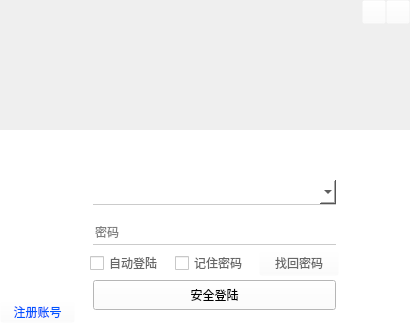
<?xml version="1.0" encoding="UTF-8"?>
<ui version="4.0">
 <class>Widget</class>
 <widget class="QWidget" name="Widget">
  <property name="geometry">
   <rect>
    <x>0</x>
    <y>0</y>
    <width>410</width>
    <height>330</height>
   </rect>
  </property>
  <property name="windowTitle">
   <string>Widget</string>
  </property>
  <widget class="QWidget" name="widget" native="true">
   <property name="geometry">
    <rect>
     <x>0</x>
     <y>130</y>
     <width>410</width>
     <height>200</height>
    </rect>
   </property>
   <property name="styleSheet">
    <string notr="true">background-color: rgba(255, 255, 255, 255);</string>
   </property>
   <widget class="QPushButton" name="PBregister">
    <property name="geometry">
     <rect>
      <x>0</x>
      <y>170</y>
      <width>75</width>
      <height>23</height>
     </rect>
    </property>
    <property name="toolTip">
     <string>点击注册账号</string>
    </property>
    <property name="styleSheet">
     <string notr="true">background-color: rgba(255, 255, 255, 0);
font: 9pt &quot;华文新魏&quot;;
color: rgb(0, 85, 255);</string>
    </property>
    <property name="text">
     <string>注册账号</string>
    </property>
   </widget>
   <widget class="QPushButton" name="PBLogin">
    <property name="geometry">
     <rect>
      <x>93</x>
      <y>150</y>
      <width>243</width>
      <height>30</height>
     </rect>
    </property>
    <property name="text">
     <string>安全登陆</string>
    </property>
   </widget>
   <widget class="QComboBox" name="cBusername">
    <property name="geometry">
     <rect>
      <x>93</x>
      <y>50</y>
      <width>243</width>
      <height>25</height>
     </rect>
    </property>
    <property name="styleSheet">
     <string notr="true">QComboBox{
font: 10pt &quot;Microsoft YaHei UI&quot;;
border-color: rgb(203, 203, 203);
border-style:solid;
border-top-width:0px;
border-right-width:0px;
border-bottom-width:1px;
border-left-width:0px;
}
QComboBox:hover{
border-color: rgb(0, 0, 0);
}
QComboBox:focus{
border-color: #03a9f4;  
box-shadow: 0 0 15px #03a9f4;
border-bottom-width:1.5px;
}
QComboBox::drop-down{
height:20px;
border-image: url(:/images/down.png);
}
QComboBox::drop-down:hover{
height:20px;
border-image: url(:/images/down-focus.png);
}</string>
    </property>
    <property name="editable">
     <bool>true</bool>
    </property>
   </widget>
   <widget class="QLineEdit" name="lEpassword">
    <property name="geometry">
     <rect>
      <x>93</x>
      <y>90</y>
      <width>243</width>
      <height>25</height>
     </rect>
    </property>
    <property name="styleSheet">
     <string notr="true">QLineEdit{
font: 10pt &quot;Microsoft YaHei UI&quot;;
border-color: rgb(203, 203, 203);
border-style:solid;
border-top-width:0px;
border-right-width:0px;
border-bottom-width:1px;
border-left-width:0px;
}
QLineEdit:hover{
	border-color: rgb(0, 0, 0);
}
QLineEdit:focus{
border-color: #03a9f4;  
box-shadow: 0 0 15px #03a9f4;
border-bottom-width:1.5px;
}
</string>
    </property>
    <property name="readOnly">
     <bool>false</bool>
    </property>
    <property name="placeholderText">
     <string>密码</string>
    </property>
   </widget>
   <widget class="QWidget" name="">
    <property name="geometry">
     <rect>
      <x>90</x>
      <y>120</y>
      <width>249</width>
      <height>26</height>
     </rect>
    </property>
    <layout class="QHBoxLayout" name="horizontalLayout">
     <item>
      <widget class="QCheckBox" name="checkBox">
       <property name="styleSheet">
        <string notr="true">font: 10pt &quot;华文新魏&quot;;
color: rgb(103, 103, 103);</string>
       </property>
       <property name="text">
        <string>自动登陆</string>
       </property>
      </widget>
     </item>
     <item>
      <widget class="QCheckBox" name="checkBox_2">
       <property name="styleSheet">
        <string notr="true">font: 10pt &quot;华文新魏&quot;;
color: rgb(103, 103, 103);</string>
       </property>
       <property name="text">
        <string>记住密码</string>
       </property>
      </widget>
     </item>
     <item>
      <widget class="QPushButton" name="PBregister_2">
       <property name="toolTip">
        <string>点击找回密码</string>
       </property>
       <property name="styleSheet">
        <string notr="true">background-color: rgba(255, 255, 255, 0);
font: 10pt &quot;华文新魏&quot;;
color: rgb(103, 103, 103);</string>
       </property>
       <property name="text">
        <string>找回密码</string>
       </property>
      </widget>
     </item>
    </layout>
   </widget>
  </widget>
  <widget class="QLabel" name="LBtop">
   <property name="geometry">
    <rect>
     <x>0</x>
     <y>0</y>
     <width>410</width>
     <height>130</height>
    </rect>
   </property>
  </widget>
  <widget class="QPushButton" name="PB2">
   <property name="geometry">
    <rect>
     <x>386</x>
     <y>0</y>
     <width>24</width>
     <height>24</height>
    </rect>
   </property>
   <property name="styleSheet">
    <string notr="true">background-color: rgba(255, 255, 255, 0);</string>
   </property>
   <property name="icon">
    <iconset resource="images/images.qrc">
     <normaloff>:/images/tb2.png</normaloff>:/images/tb2.png</iconset>
   </property>
  </widget>
  <widget class="QPushButton" name="PB1">
   <property name="geometry">
    <rect>
     <x>362</x>
     <y>0</y>
     <width>24</width>
     <height>24</height>
    </rect>
   </property>
   <property name="styleSheet">
    <string notr="true">background-color: rgba(255, 255, 255, 0);</string>
   </property>
   <property name="icon">
    <iconset resource="images/images.qrc">
     <normaloff>:/images/tb1.png</normaloff>:/images/tb1.png</iconset>
   </property>
  </widget>
 </widget>
 <resources>
  <include location="images/images.qrc"/>
 </resources>
 <connections/>
</ui>
